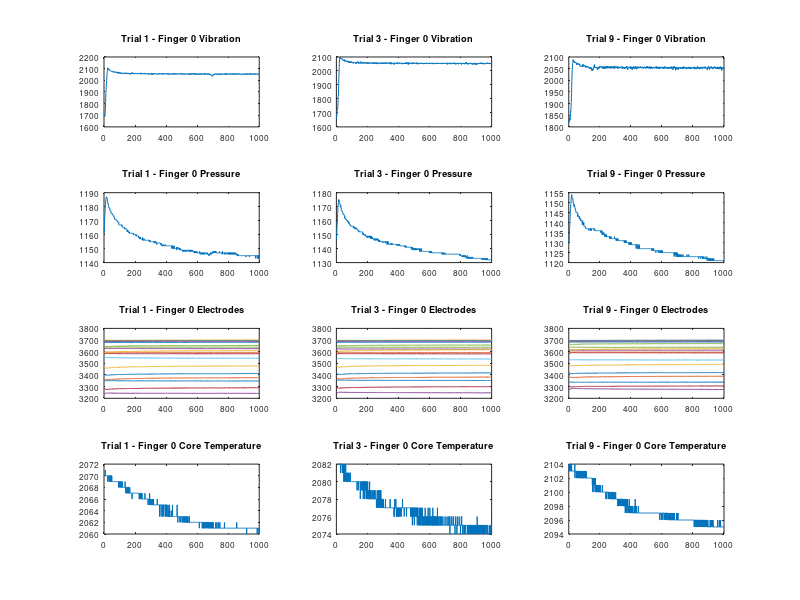

Recreate this plot in MATLAB. (Note: this script raises an error after producing the figure.)
clear all
close all


%Use the plot command to view the time series sensor data for the variables Pressure, Vibration
%and Temperature (PVT) and the Electrodes. Do this for several objects and trials and then
%choose a single time step that looks like it will allow differentiation between the data for
%different objects. Explain why you chose that value. Include an example of your data
%visualisation for one or two object trials in your report. 
t = linspace(1, 1000, 1000);

%Objects Picked: Black Foam, Steel Vase and Car Sponge
%Trials Picked: Trials 1, 3 and 9




%% Black Foam
figure;
%% Trial 1
load("black_foam_110_01_HOLD.mat")


subplot(4,3,1);plot(t, F0pac(2, :)); title("Trial 1 - Finger 0 Vibration"); set(gca, 'FontSize', 6);
subplot(4,3,4);plot(t, F0pdc);title("Trial 1 - Finger 0 Pressure"); set(gca, 'FontSize', 6);
subplot(4,3,7);plot(t, F0Electrodes);title("Trial 1 - Finger 0 Electrodes"); set(gca, 'FontSize', 6);
subplot(4,3,10);plot(t, F0tdc);title("Trial 1 - Finger 0 Core Temperature"); set(gca, 'FontSize', 6);

%% Trial 3
load("black_foam_110_03_HOLD.mat")

subplot(4,3,2);plot(t, F0pac(2,:)); title("Trial 3 - Finger 0 Vibration"); set(gca, 'FontSize', 6);
subplot(4,3,5);plot(t, F0pdc);title("Trial 3 - Finger 0 Pressure"); set(gca, 'FontSize', 6);
subplot(4,3,8);plot(t, F0Electrodes);title("Trial 3 - Finger 0 Electrodes"); set(gca, 'FontSize', 6);
subplot(4,3,11);plot(t, F0tdc);title("Trial 3 - Finger 0 Core Temperature"); set(gca, 'FontSize', 6);

%% Trial 9
load("black_foam_110_09_HOLD.mat")


subplot(4,3,3);plot(t, F0pac(2,:)); title("Trial 9 - Finger 0 Vibration"); set(gca, 'FontSize', 6);
subplot(4,3,6);plot(t, F0pdc);title("Trial 9 - Finger 0 Pressure"); set(gca, 'FontSize', 6);
subplot(4,3,9);plot(t, F0Electrodes);title("Trial 9 - Finger 0 Electrodes"); set(gca, 'FontSize', 6);
subplot(4,3,12);plot(t, F0tdc);title("Trial 9 - Finger 0 Core Temperature"); set(gca, 'FontSize', 6);


sgtitle('\fontsize{22} Black Foam');


%% Steel Vase

%% Trial 1
load("steel_vase_702_01_HOLD.mat")
figure;


subplot(4,3,1);plot(t, F0pac(2,:)); title("Trial 1 - Finger 0 Vibration"); set(gca, 'FontSize', 6);
subplot(4,3,4);plot(t, F0pdc);title("Trial 1 - Finger 0 Pressure"); set(gca, 'FontSize', 6);
subplot(4,3,7);plot(t, F0Electrodes);title("Trial 1 - Finger 0 Electrodes"); set(gca, 'FontSize', 6);
subplot(4,3,10);plot(t, F0tdc);title("Trial 1 - Finger 0 Core Temperature"); set(gca, 'FontSize', 6);

%% Trial 3
load("steel_vase_702_03_HOLD.mat")



subplot(4,3,2);plot(t, F0pac(2,:)); title("Trial 3 - Finger 0 Vibration"); set(gca, 'FontSize', 6);
subplot(4,3,5);plot(t, F0pdc);title("Trial 3 - Finger 0 Pressure"); set(gca, 'FontSize', 6);
subplot(4,3,8);plot(t, F0Electrodes);title("Trial 3 - Finger 0 Electrodes"); set(gca, 'FontSize', 6);
subplot(4,3,11);plot(t, F0tdc);title("Trial 3 - Finger 0 Core Temperature"); set(gca, 'FontSize', 6);

%% Trial 9
load("steel_vase_702_09_HOLD.mat")


subplot(4,3,3);plot(t, F0pac(2,:)); title("Trial 9 - Finger 0 Vibration"); set(gca, 'FontSize', 6);
subplot(4,3,6);plot(t, F0pdc);title("Trial 9 - Finger 0 Pressure"); set(gca, 'FontSize', 6);
subplot(4,3,9);plot(t, F0Electrodes);title("Trial 9 - Finger 0 Electrodes"); set(gca, 'FontSize', 6);
subplot(4,3,12);plot(t, F0tdc);title("Trial 9 - Finger 0 Core Temperature"); set(gca, 'FontSize', 6);


sgtitle('\fontsize{22} Steel Vase');

%% Car Sponge Vase

%% Trial 1
load("car_sponge_101_01_HOLD.mat")
figure;


subplot(4,3,1);plot(t, F0pac(2,:)); title("Trial 1 - Finger 0 Vibration"); set(gca, 'FontSize', 6);
subplot(4,3,4);plot(t, F0pdc);title("Trial 1 - Finger 0 Pressure"); set(gca, 'FontSize', 6);
subplot(4,3,7);plot(t, F0Electrodes);title("Trial 1 - Finger 0 Electrodes"); set(gca, 'FontSize', 6);
subplot(4,3,10);plot(t, F0tdc);title("Trial 1 - Finger 0 Core Temperature"); set(gca, 'FontSize', 6);

%% Trial 3
load("car_sponge_101_03_HOLD.mat")


subplot(4,3,2);plot(t, F0pac(2,:)); title("Trial 3 - Finger 0 Vibration"); set(gca, 'FontSize', 6);
subplot(4,3,5);plot(t, F0pdc);title("Trial 3 - Finger 0 Pressure"); set(gca, 'FontSize', 6);
subplot(4,3,8);plot(t, F0Electrodes);title("Trial 3 - Finger 0 Electrodes"); set(gca, 'FontSize', 6);
subplot(4,3,11);plot(t, F0tdc);title("Trial 3 - Finger 0 Core Temperature"); set(gca, 'FontSize', 6);

%% Trial 9
load("car_sponge_101_09_HOLD.mat")


subplot(4,3,3);plot(t, F0pac(2,:)); title("Trial 9 - Finger 0 Vibration"); set(gca, 'FontSize', 6);
subplot(4,3,6);plot(t, F0pdc);title("Trial 9 - Finger 0 Pressure"); set(gca, 'FontSize', 6);
subplot(4,3,9);plot(t, F0Electrodes);title("Trial 9 - Finger 0 Electrodes"); set(gca, 'FontSize', 6);
subplot(4,3,12);plot(t, F0tdc);title("Trial 9 - Finger 0 Core Temperature"); set(gca, 'FontSize', 6);


sgtitle('\fontsize{22} Car Sponge');




%For one finger (F0 or F1), sample the Pressure, Vibration, Temperature time series data into
%scaler values measured at the time instance (of your selected time step) for each object / trial.
%Save the data structures together as a .mat file called F0_PVT.mat or F1_PVT.mat. Repeat for
%the Electrodes data, saving that as another .mat file. Note that all subsequent actions in this
%coursework will be on the data sets you just created (and therefore only on one of the robot%s
%fingers).

t = 32;


data = dir('*.mat');

PVT = zeros(60,3);




for i = 1:length(data)
dataname = data(i).name;

load(dataname);
    PVT(i,1) = F0pdc(1,t);
    PVT(i,2) = F0pac(2,t);
    PVT(i,3) = F0tdc(1,t);

 
end


save('F0_PVT.mat', 'PVT');
ElectrodesData = zeros(60, 19);

for i = 1:length(data)
    load(data(i).name);
    ElectrodesData(i, :) = F0Electrodes(:, t);
end

save('F0Electrodes.mat',"ElectrodesData");



%Create a 3D scatter plot of the complete contents of the PVT mat file, with the axis as Pressure,
%Vibration and Temperature, with different colours used for different objects. Use the same
%colours for the objects throughout this work.

% Loads in the Data
load("F0_PVT.mat")

%X Axis is Pressure, Y axis is Vibration and Z Axis is Temperature
sampledDataPressure = squeeze(PVT(:, 1, :)); 
sampledDataVibration = squeeze(PVT(:, 2, :)); 
sampledDataTemperature = squeeze(PVT(:, 3, :));

% Ensures data can be plotted correctly for the 60 trials
p = reshape(sampledDataPressure', [1, 60]);
v = reshape(sampledDataVibration', [1, 60]);
t = reshape(sampledDataTemperature', [1, 60]);

colors = ['r', 'g', 'b', 'm', 'k', 'c'];
% Red - Acrylic
% Green - Black Foam
% Blue - Car Sponge
% Magenta - Flour Sack
% Black - Kitchen Sponge
% Cyan - Steel Vase
n=0;

figure;
for i=1:10:60
    n=n+1;
    color = colors(n);
    scatter3(p(1, i:(i+9)),v(1,i:(i+9)),t(1, i:(i+9)),15,'filled',color); grid on; hold on;
end

xlabel('Pressure'); ylabel('Vibration'); zlabel('Temperature');
title('3D PVT scatter plot')
legend('Acrylic','Black Foam','Car Sponge', 'Flour Sack', 'Kitchen Sponge','Steel Vase')

